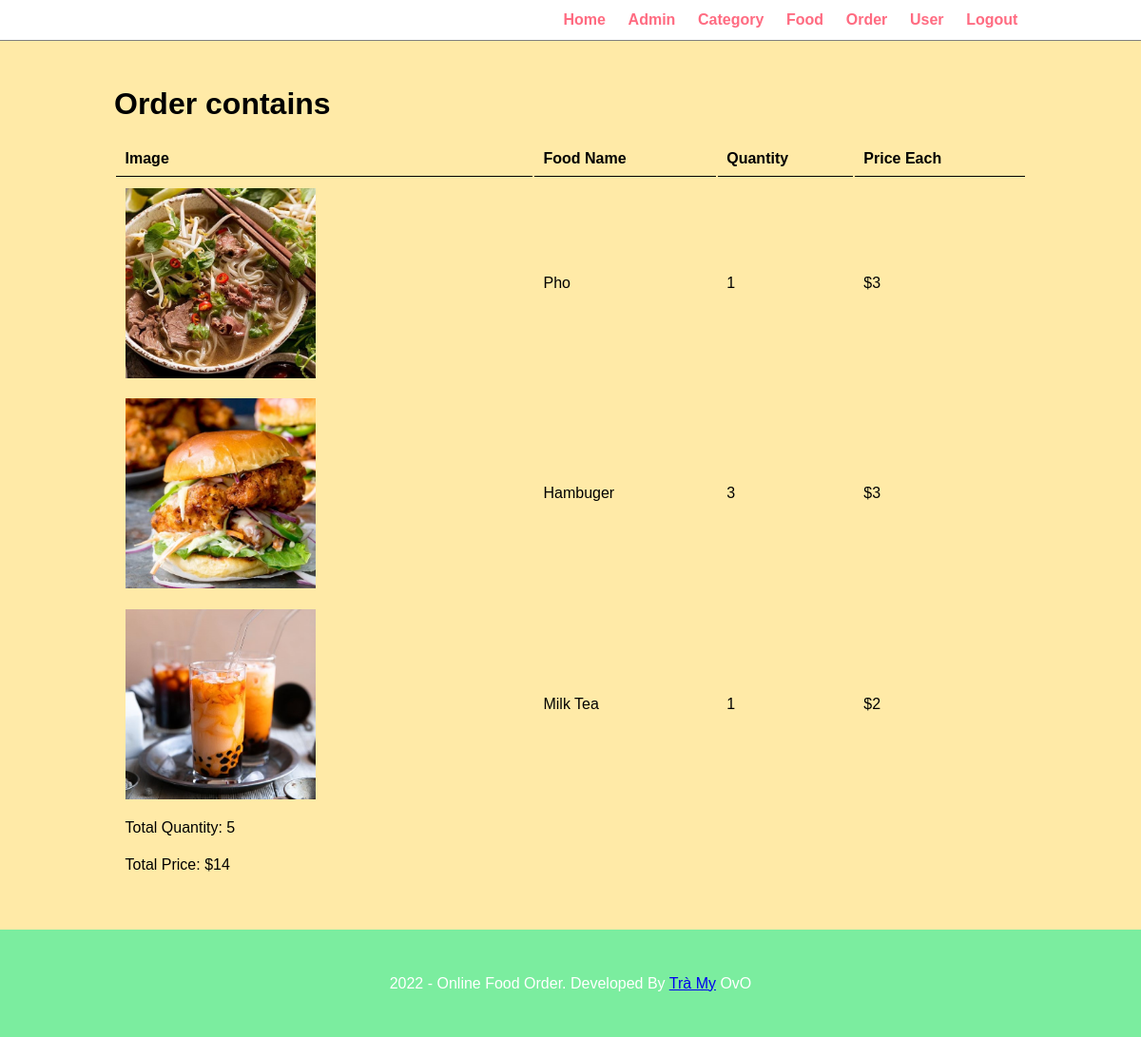
The app's page /admin/show-order.php?orderId=32 with its own data.
### tables this page shows
CREATE TABLE `orderdetails` (
  `orderId` int(10) NOT NULL,
  `foodId` int(10) NOT NULL,
  `quantity` int(11) NOT NULL,
  `priceEach` int(11) NOT NULL
);

CREATE TABLE `food` (
  `foodId` int(10) UNSIGNED NOT NULL,
  `foodName` varchar(100) NOT NULL,
  `category` varchar(100) NOT NULL,
  `description` varchar(255) NOT NULL,
  `price` double NOT NULL,
  `image` varchar(255) NOT NULL,
  `quantityInStock` int(11) NOT NULL
);

### admin/show-order.php (the view, shortened to what this page needs)
<?php include('parts/menu.php')?>
        <div class = "maincontent">
            <div class = "wrapper">
                <h1>Order contains</h1>
                <br />
                <table class="tbl-full">
                <tr>
                    <th>Image</th>
                    <th>Food Name</th>
                    <th>Quantity</th>
                    <th>Price Each</th>
                </tr>
                <?php
                    $orderId = $_GET['orderId'];
                    $sql = "SELECT * FROM orderdetails WHERE orderId = '$orderId'";
                    $res = mysqli_query($conn, $sql) ;
                    $count = mysqli_num_rows($res);
                    if($count>0) {
                        $amount = 0;
                        $totalq = 0;
                        while($rows=mysqli_fetch_assoc($res)) {
                            $foodId = $rows['foodId'];
                            $quantity = $rows['quantity'];
                            $price = $rows['priceEach'];
                            $sql1 = "SELECT * FROM food WHERE foodId = '$foodId'";
                            $res1 = mysqli_query($conn, $sql1);
                            $row = mysqli_fetch_assoc($res1);
                            $foodName = $row['foodName'];
                            $image = $row['image'];
                            $amount += $quantity * $price;
                            $totalq += $quantity;
                            ?>
                            <tr>
                                <td>
                                        <img src="<?php echo SITEURL; ?>images/<?php echo $image; ?>" width="200px">
                                </td>
                                <td><?php echo $foodName; ?></td>
                                <td><?php echo $quantity; ?></td>
                                <td>$<?php echo $price; ?></td>
                            </tr>
                            <?php
                        }
                        ?>
                        <tr>
                            <td>Total Quantity: <?php echo $totalq; ?></td>
                        </tr>
                        <tr>
                            <td>Total Price: $<?php echo $amount; ?></td>
                        </tr>
                        <?php
                    }
                ?>
            </table>
        </div>
    </div>
<?php include('parts/footer.php')?>

### css/admin.css (style rules this page uses)
* { margin: 0; padding: 0; font-family: Arial, Helvetica, sans-serif; }
.wrapper { padding: 1%; width: 80%; margin: 0 auto; }
.tbl-full { width: 100%; }
.maincontent { padding: 3% 0; background-color: #ffeaa7; }
table tr th { border-bottom: 1px solid black; padding: 1%; text-align: left; }
table tr td { padding: 1%; }

### records on screen
orderdetails: foodId.image (picture), foodId.foodName "Pho", quantity "1", priceEach "3"
orderdetails: foodId.image (picture), foodId.foodName "Hambuger", quantity "3", priceEach "3"
orderdetails: foodId.image (picture), foodId.foodName "Milk Tea", quantity "1", priceEach "2"

### other values on screen
$totalq "5"
$amount "14"
